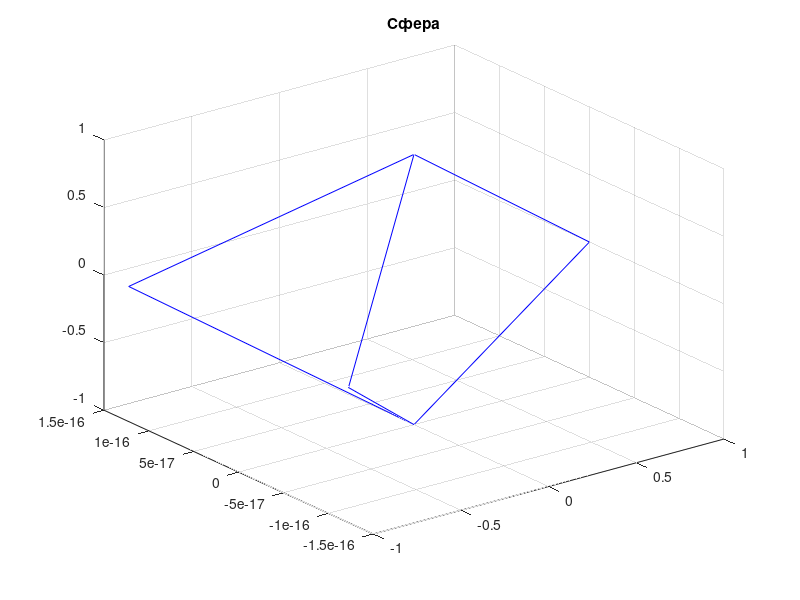

Source code (MATLAB):
n = input('n = ');
t1 = pi*(-n:5:n)/n;
t2 = (pi/2)*(-n:5:n)'/n;
X = cos(t2)*cos(t1);
Y = cos(t2)*sin(t1);
E = ones(size(t1));
Z = sin(t2)*E;

plot3(X, Y, Z, 'b');
grid on;
title('Сфера');
